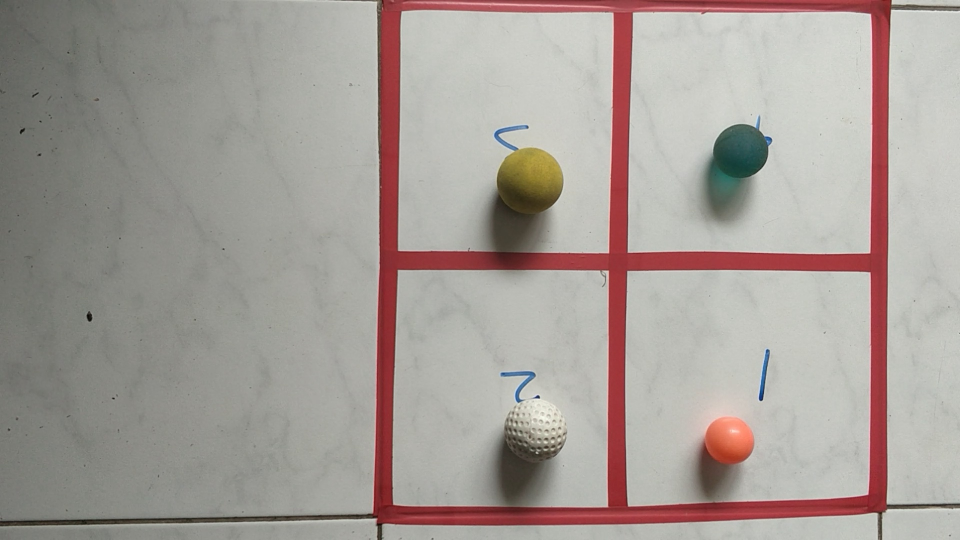
#> input picture Mask_selector.jpg, 1920 x 1080 px (shown at 1/2 size)
$ jupyter execute mask_selector_utility.ipynb
#> lines starting #> are read from the running program, lines starting #| are printed output that depends on the picture; after the words box and inside, x2 and y2 are one past the last pixel; in counts of white or black regions, pixels touching at a corner belong together
[cell 1]
import numpy as np
import pandas as pd
import cv2
import matplotlib.pyplot as plt
from scipy import ndimage

[cell 2]
from collections import deque
import numpy as np
import argparse
import cv2
import imutils
import time
import matplotlib.pyplot as plt

[cell 3]
image= cv2.imread('Mask_selector.jpg')
#> image is the input picture: shape (1080, 1920, 3); mean B, G, R 151.8, 157.3, 165.6
# image= cv2.resize(image,(1600,900),interpolation = cv2.INTER_LINEAR)

image_yelow=image[:480,:1000,:]
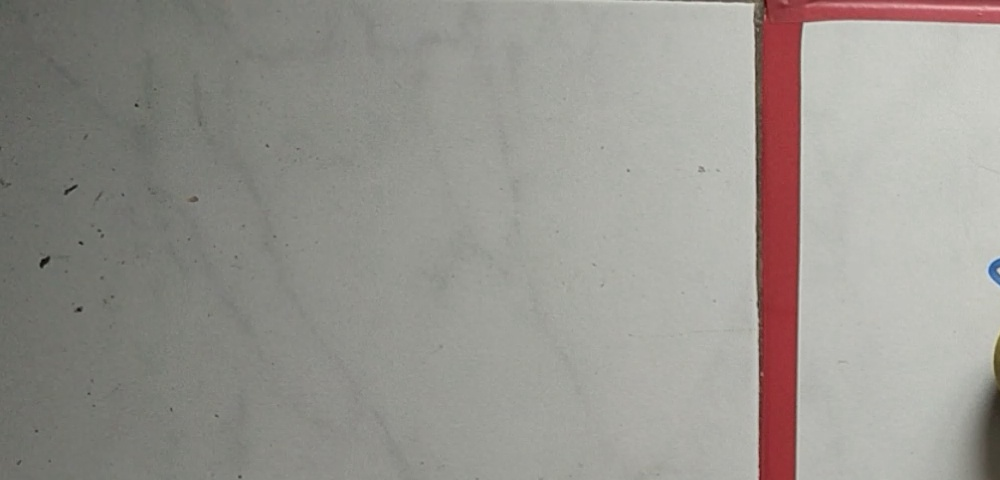
#> image_yelow: shape (480, 1000, 3); mean B, G, R 143.3, 148.8, 152
image_white=image[480:,:1000,:]
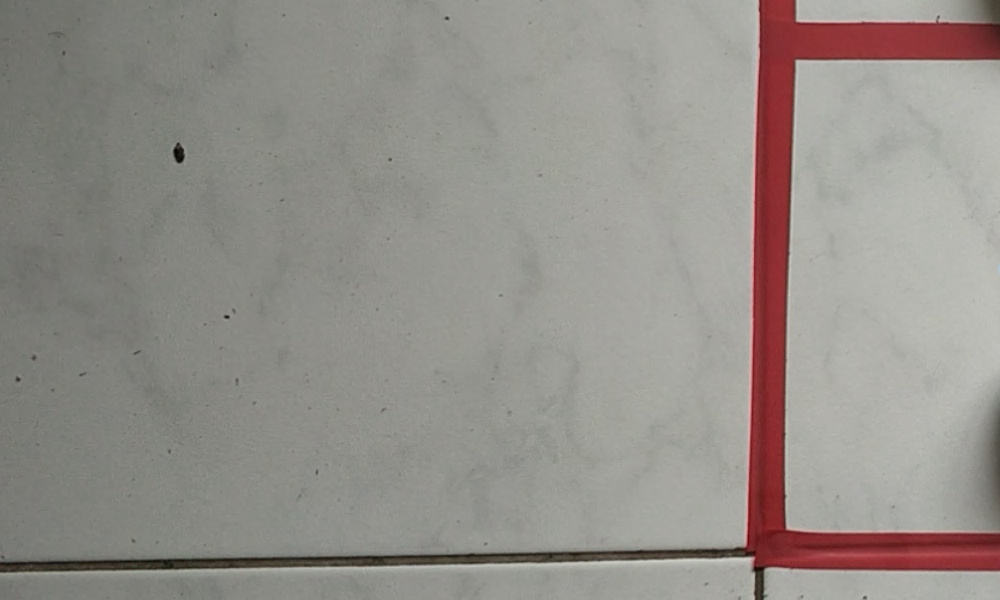
#> image_white: shape (600, 1000, 3); mean B, G, R 137.9, 143.4, 148
image_green= image[:480,1000:,:]
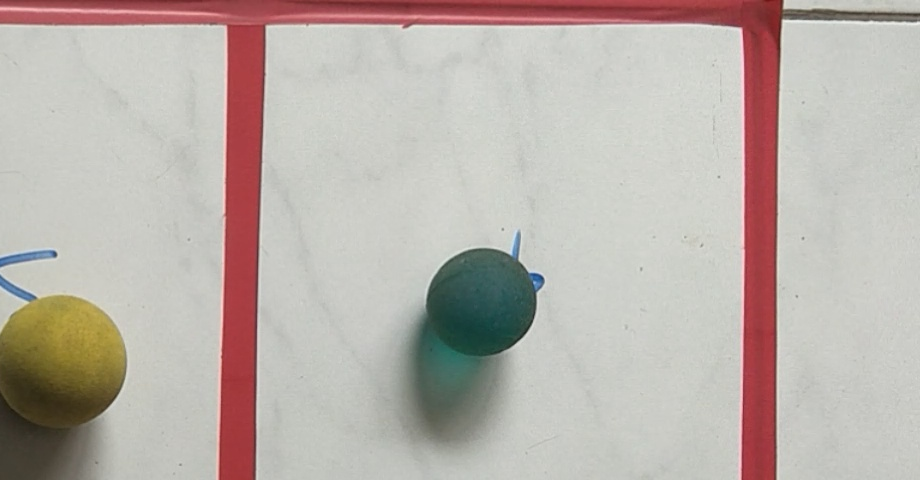
#> image_green: shape (480, 920, 3); mean B, G, R 171.6, 177.9, 187
image_red=image[480:,1000:,:]
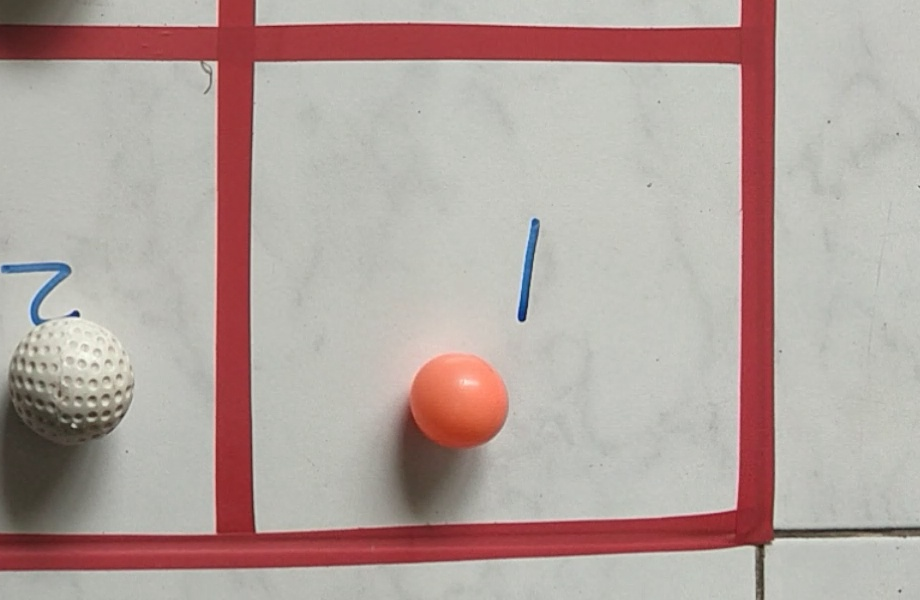
#> image_red: shape (600, 920, 3); mean B, G, R 158.4, 163.2, 179.6

[cell 4]
image=imutils.resize(image, width=800)
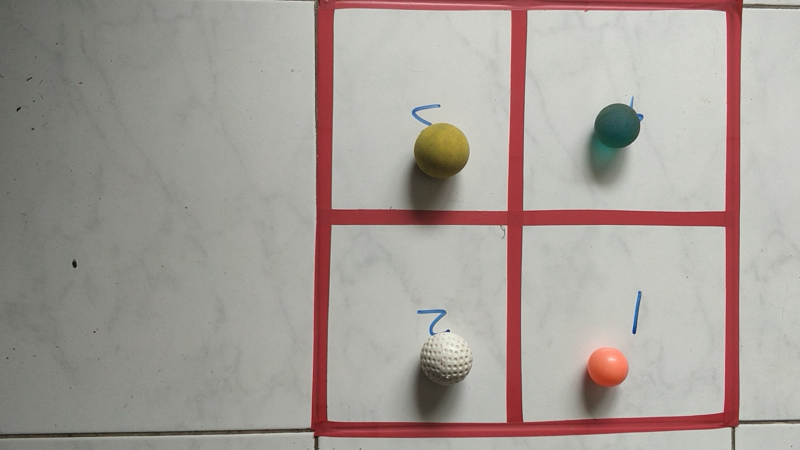
#> image: shape (450, 800, 3); mean B, G, R 151.8, 157.3, 165.6

[cell 5]
import cv2
import numpy as np

def nothing(x):
    pass

# Load image
# image=image_white #image of the object to find the mask for
# Create a window
cv2.namedWindow('image')

# Create trackbars for color change
# Hue is from 0-179 for Opencv
cv2.createTrackbar('HMin', 'image', 0, 179, nothing)
#> slider 'HMin' is set to 35
cv2.createTrackbar('SMin', 'image', 0, 255, nothing)
#> slider 'SMin' is set to 51
cv2.createTrackbar('VMin', 'image', 0, 255, nothing)
#> slider 'VMin' is set to 51
cv2.createTrackbar('HMax', 'image', 0, 179, nothing)
#> slider 'HMax' is set to 179
cv2.createTrackbar('SMax', 'image', 0, 255, nothing)
#> slider 'SMax' is set to 255
cv2.createTrackbar('VMax', 'image', 0, 255, nothing)
#> slider 'VMax' is set to 255

# Set default value for Max HSV trackbars
cv2.setTrackbarPos('HMax', 'image', 179)
cv2.setTrackbarPos('SMax', 'image', 255)
cv2.setTrackbarPos('VMax', 'image', 255)

# Initialize HSV min/max values
hMin = sMin = vMin = hMax = sMax = vMax = 0
phMin = psMin = pvMin = phMax = psMax = pvMax = 0

while(1):
    # Get current positions of all trackbars
    hMin = cv2.getTrackbarPos('HMin', 'image')
    sMin = cv2.getTrackbarPos('SMin', 'image')
    vMin = cv2.getTrackbarPos('VMin', 'image')
    hMax = cv2.getTrackbarPos('HMax', 'image')
    sMax = cv2.getTrackbarPos('SMax', 'image')
    vMax = cv2.getTrackbarPos('VMax', 'image')

    # Set minimum and maximum HSV values to display
    lower = np.array([hMin, sMin, vMin])
    upper = np.array([hMax, sMax, vMax])

    # Convert to HSV format and color threshold
    hsv = cv2.cvtColor(image, cv2.COLOR_BGR2HSV)
#> hsv: shape (450, 800, 3); mean H, S, V 46.5, 26.9, 167.1
    mask = cv2.inRange(hsv, lower, upper)
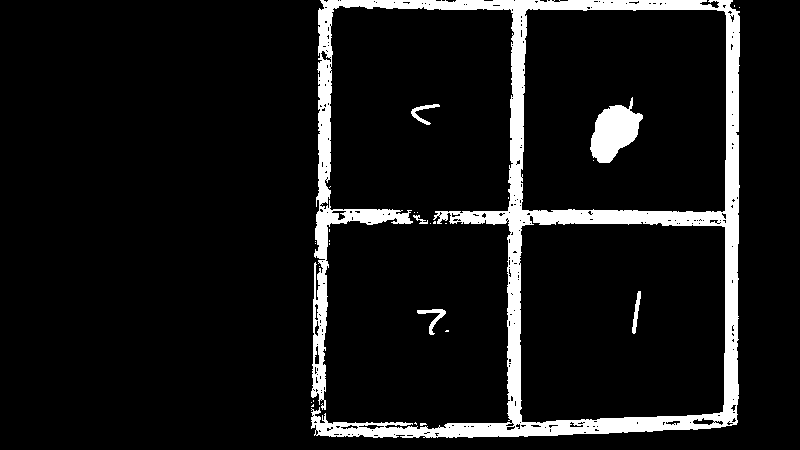
#> mask: shape (450, 800); 8.8% white; 28 white regions (22 under 20 px), largest, box (x1, y1, x2, y2) and area: (311, 0, 740, 438) 29015, (590, 97, 643, 163) 2018, (417, 309, 446, 335) 211, (411, 104, 440, 125) 178, (632, 291, 641, 334) 167, (413, 215, 428, 224) 53
    result = cv2.bitwise_and(image, image, mask=mask)
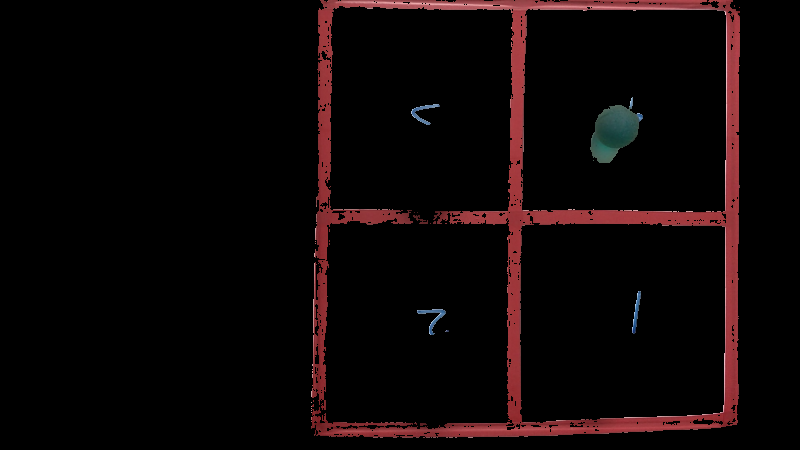
#> result: shape (450, 800, 3); mean B, G, R 6, 5.7, 13

    # Print if there is a change in HSV value
    if((phMin != hMin) | (psMin != sMin) | (pvMin != vMin) | (phMax != hMax) | (psMax != sMax) | (pvMax != vMax) ):
        print("(hMin = %d , sMin = %d, vMin = %d), (hMax = %d , sMax = %d, vMax = %d)" % (hMin , sMin , vMin, hMax, sMax , vMax))
        phMin = hMin
        psMin = sMin
        pvMin = vMin
        phMax = hMax
        psMax = sMax
        pvMax = vMax

    # Display result image
    cv2.imshow('image', result)
    if cv2.waitKey(10) & 0xFF == ord('q'):
#> (key q is pressed here)
        break

cv2.destroyAllWindows()
